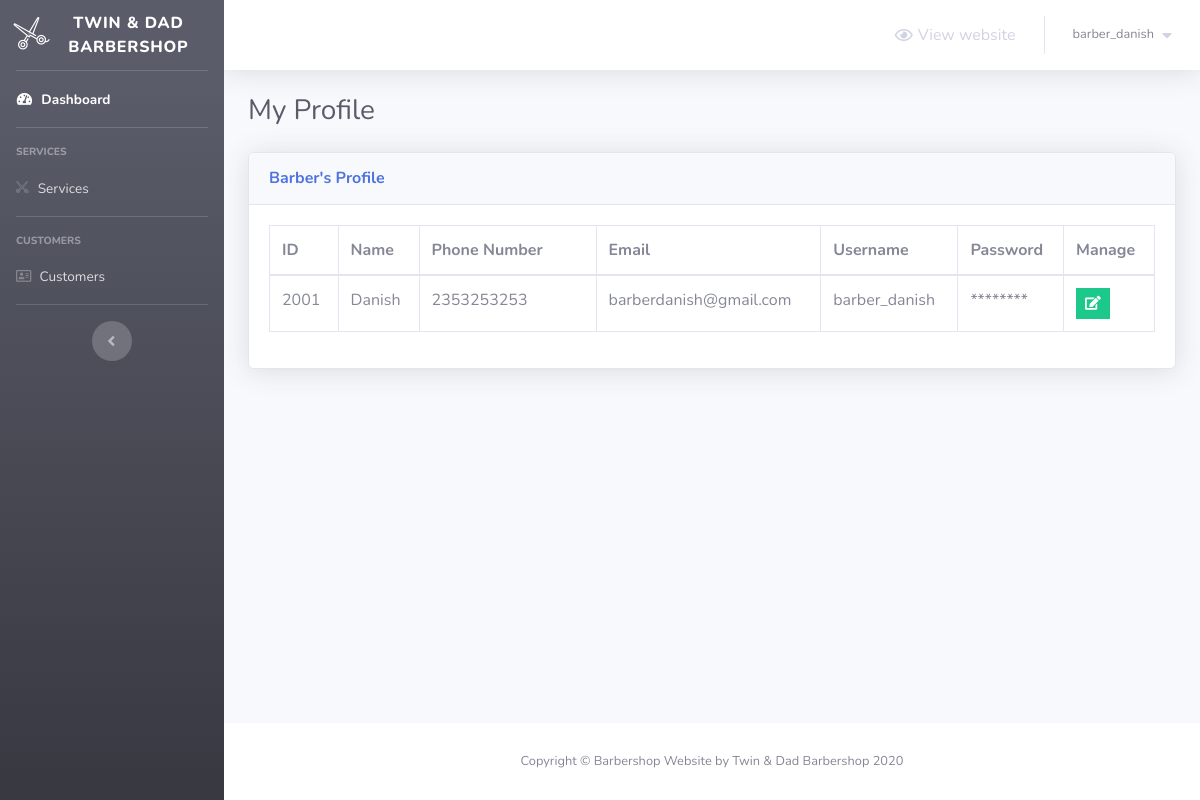
The page /barber/profile.php (signed in) on the database its author committed.
### tables this page shows
CREATE TABLE `barbers` (
  `barber_id` int(11) NOT NULL,
  `barber_name` varchar(255) NOT NULL,
  `barber_phonenum` varchar(255) NOT NULL,
  `barber_email` varchar(255) NOT NULL,
  `barber_un` varchar(255) NOT NULL,
  `barber_password` varchar(255) NOT NULL
);

### barber/profile.php (the view, shortened to what this page needs)
<?php
    include 'Includes/functions/functions.php';
    include 'Includes/templates/header.php';
    if(isset($_SESSION['username_barber']) && isset($_SESSION['password_barber']))
    {
?>
        <div class="container-fluid">
            <div class="d-sm-flex align-items-center justify-content-between mb-4">
                <h1 class="h3 mb-0 text-gray-800">My Profile</h1>
            </div>
            <div class="card shadow mb-4">
                    <div class="card-header py-3">
                        <h6 class="m-0 font-weight-bold text-primary">Barber's Profile</h6>
                    </div>
                    <div class="card-body">
                        <table class="table table-bordered">
                            <thead>
                                <tr>
                                    <th scope="col">ID</th>
                                    <th scope="col">Name</th>
                                    <th scope="col">Phone Number</th>
                                    <th scope="col">Email</th>
                                    <th scope="col">Username</th>
                                    <th scope="col">Password</th>
                                    <th scope="col">Manage</th>
                                </tr>
                            </thead>
                            <tbody>
                                <?php
                                    $barber_un = $_SESSION['username_barber'];
                                    $sql = "SELECT * FROM barbers WHERE barber_un='$barber_un'";
                                    $result = mysqli_query($conn, $sql);
                                    $rows = mysqli_fetch_all($result, MYSQLI_ASSOC);
                                        foreach($rows as $barber)
                                        {
                                            echo "<tr>";
                                                echo "<td>";
                                                    echo $barber['barber_id'];
                                                echo "</td>";
                                                echo "<td>";
                                                    echo $barber['barber_name'];
                                                echo "</td>";
                                                echo "<td style = 'width:20%'>";
                                                    echo $barber['barber_phonenum'];
                                                echo "</td>";
                                                echo "<td>";
                                                    echo $barber['barber_email'];
                                                echo "</td>";
                                                echo "<td>";
                                                    echo $barber['barber_un'];
                                                echo "</td>";
                                                echo "<td>";
                                                    echo "********";
                                                echo "</td>";
                                                echo "<td>";?>
                                                <ul class="list-inline m-0">
                                                    <li class="list-inline-item" data-toggle="tooltip" title="Edit">
                                                        <button class="btn btn-success btn-sm rounded-0">
                                                            <a href="profile-update.php?barber_id=<?php echo $barber['barber_id']; ?>" style="color: white;">
                                                                <i class="fa fa-edit"></i>
                                                            </a>
                                                        </button>
                                                    </li>
                                                </ul>
                                                <?php echo "</td>";
                                            echo "</tr>"; }?>
                            </tbody>
                        </table>
                    </div>
                </div>
        </div>
<?php
        include 'Includes/templates/footer.php';
    }
    else
    {
        header('Location: login.php');
        exit();
    }
?>

### rows shown on the page
barbers: barber_id "2001", barber_name "Danish", barber_phonenum "2353253253", barber_email "barberdanish@gmail.com", barber_un "barber_danish"

### other values the page prints
$_SESSION['username_barber'] "barber_danish"
